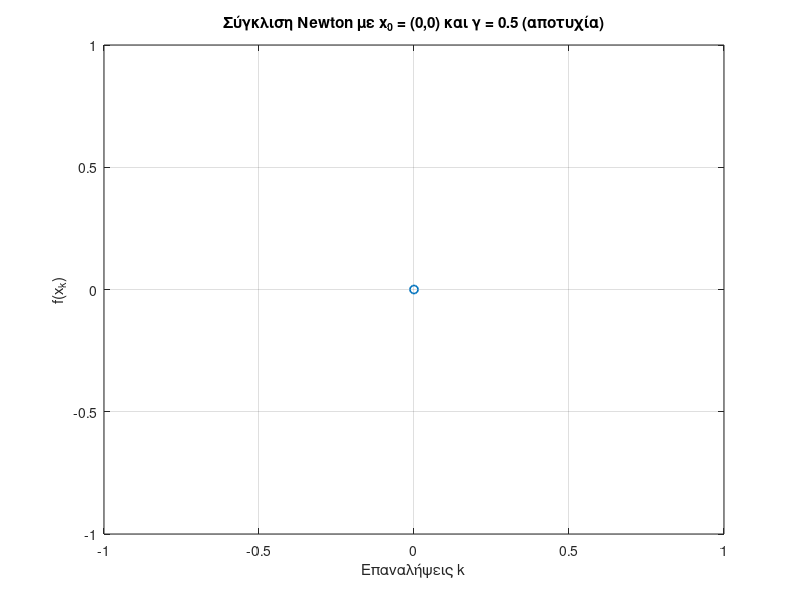

MATLAB code to generate this figure:
%% Μέθοδος Newton για f(x,y) = x^3 * exp(-x^2 - y^4)
% Αρχικό σημείο: (0, 0), σταθερό βήμα gamma = 1

clear; clc; close all;

% Συνάρτηση f
f = @(x) x(1).^3 .* exp(-x(1).^2 - x(2).^4);

% Gradient της f
gradf = @(x) [ ...
    x(1).^2 .* (3 - 2*x(1).^2) .* exp(-x(1).^2 - x(2).^4); ...
   -4*x(1).^3 .* x(2).^3 .* exp(-x(1).^2 - x(2).^4) ];

% Hessian της f
Hf = @(x) [ ...
    (4*x(1).^5 - 14*x(1).^3 + 6*x(1)) .* exp(-x(1).^2 - x(2).^4), ...
    x(1).^2 .* x(2).^3 .* (8*x(1).^2 - 12) .* exp(-x(1).^2 - x(2).^4); ...
    x(1).^2 .* x(2).^3 .* (8*x(1).^2 - 12) .* exp(-x(1).^2 - x(2).^4), ...
    x(1).^3 .* x(2).^2 .* (16*x(2).^4 - 12) .* exp(-x(1).^2 - x(2).^4) ...
];

% Παράμετροι
gamma   = 0.5;     % σταθερό βήμα Newton
maxIter = 50;
tol     = 1e-6;

% Αρχικό σημείο
xk = [0; 0];

% Ιστορία
Xhist = xk;
Fhist = f(xk);

gk = gradf(xk);
fprintf('k = %2d, x = (% .6f, % .6f), f = % .6f, ||grad f|| = %.3e\n', ...
        0, xk(1), xk(2), Fhist(end), norm(gk));

for k = 1:maxIter

    gk = gradf(xk);

    % Αν το gradient είναι ήδη ~0, ο Newton "νομίζει" ότι τελειώσαμε
    if norm(gk) < tol
        fprintf('Στάση στη διαδοχή k = %d (||grad f|| < tol)\n', k-1);
        break;
    end

    Hk = Hf(xk);

    % Προσπάθεια επίλυσης Hk * p = -gk
    % (εδώ στο (0,0) ο Hk είναι μηδενικός, άρα singular)
    if rcond(Hk) < 1e-12
        fprintf('Στάση στη διαδοχή k = %d (Hessian μη αντιστρέψιμος στο x_k)\n', k-1);
        break;
    end

    pk = - Hk \ gk;       % διεύθυνση Newton
    xk = xk + gamma * pk; % ενημέρωση

    Xhist(:,end+1) = xk;
    Fhist(end+1)   = f(xk);

    fprintf('k = %2d, x = (% .6f, % .6f), f = % .6f, ||grad f|| = %.3e\n', ...
            k, xk(1), xk(2), Fhist(end), norm(gk));
end

%% Διάγραμμα f(x_k) vs k (θα είναι σταθερό f = 0)

k_axis = 0:length(Fhist)-1;

figure;
plot(k_axis, Fhist, 'o-','LineWidth',1.2);
xlabel('Επαναλήψεις k');
ylabel('f(x_k)');
title('Σύγκλιση Newton με x_0 = (0,0) και \gamma = 0.5 (αποτυχία)');
grid on;
